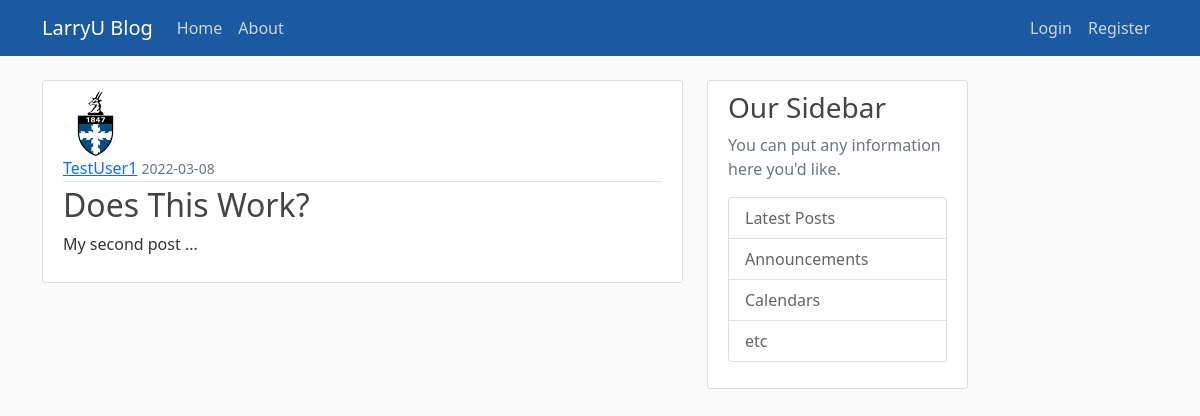
Screenshot of /post/2 with the database file from the repository.
### flaskblog/models.py (models this page shows, shortened)
class User(db.Model, UserMixin):
    id = db.Column(db.Integer, primary_key=True)
    username = db.Column(db.String(20), unique=True, nullable=False)
    email = db.Column(db.String(120), unique=True, nullable=False)
    image_file = db.Column(db.String(20), nullable=False, default="default.jpg")
    password = db.Column(db.String(60), nullable=False)
    posts = db.relationship("Post", backref="author", lazy=True)

class Post(db.Model):
    id = db.Column(db.Integer, primary_key=True)
    title = db.Column(db.String(100), nullable=False)
    date_posted = db.Column(db.DateTime, nullable=False, default=datetime.utcnow)
    content = db.Column(db.Text, nullable=False)
    user_id = db.Column(db.Integer, db.ForeignKey("user.id"), nullable=False)

### flaskblog/posts/routes.py (the view)
@posts.route("/post/<int:post_id>")
def post(post_id):
    post = Post.query.get_or_404(post_id)
    return render_template("post.html", title=post.title, post=post)

### flaskblog/templates/post.html (shortened to what this page needs)
{% extends "layout.html" %}
{% block content %}
    <article class="media content-section">
        <img class="rounded-circle article-img" src="{{ url_for('static', filename='profile_pics/' + post.author.image_file) }}"/>
        <div class="media-body">
            <div class="article-metadata">
                <a class="mr-2" href="{{ url_for('users.user_posts', username=post.author.username) }}">{{ post.author.username }}</a>
                <small class="text-muted">{{ post.date_posted.strftime('%Y-%m-%d') }}</small>
            </div>
            <h2 class="article-title">{{ post.title }}</h2>
            <p class="article-content">{{ post.content }}</p>
        </div>
    </article>
{% endblock content %}

### flaskblog/static/main.css (style rules this page uses)
body { background: #fafafa; color: #333333; margin-top: 5rem; }
h1, h2, h3, h4, h5, h6 { color: #444444; }
.content-section { background: #ffffff; padding: 10px 20px; border: 1px solid #dddddd; border-radius: 3px; margin-bottom: 20px; }
.article-title { color: #444444; }
.article-content { white-space: pre-line; }
.article-img { height: 65px; width: 65px; margin-right: 16px; }
.article-metadata { padding-bottom: 1px; margin-bottom: 4px; border-bottom: 1px solid #e3e3e3; }

### rows the page displays
User: image_file (picture), author.username "TestUser1"
Post: date_posted "2022-03-08", title "Does This Work?", content "My second post ..."
